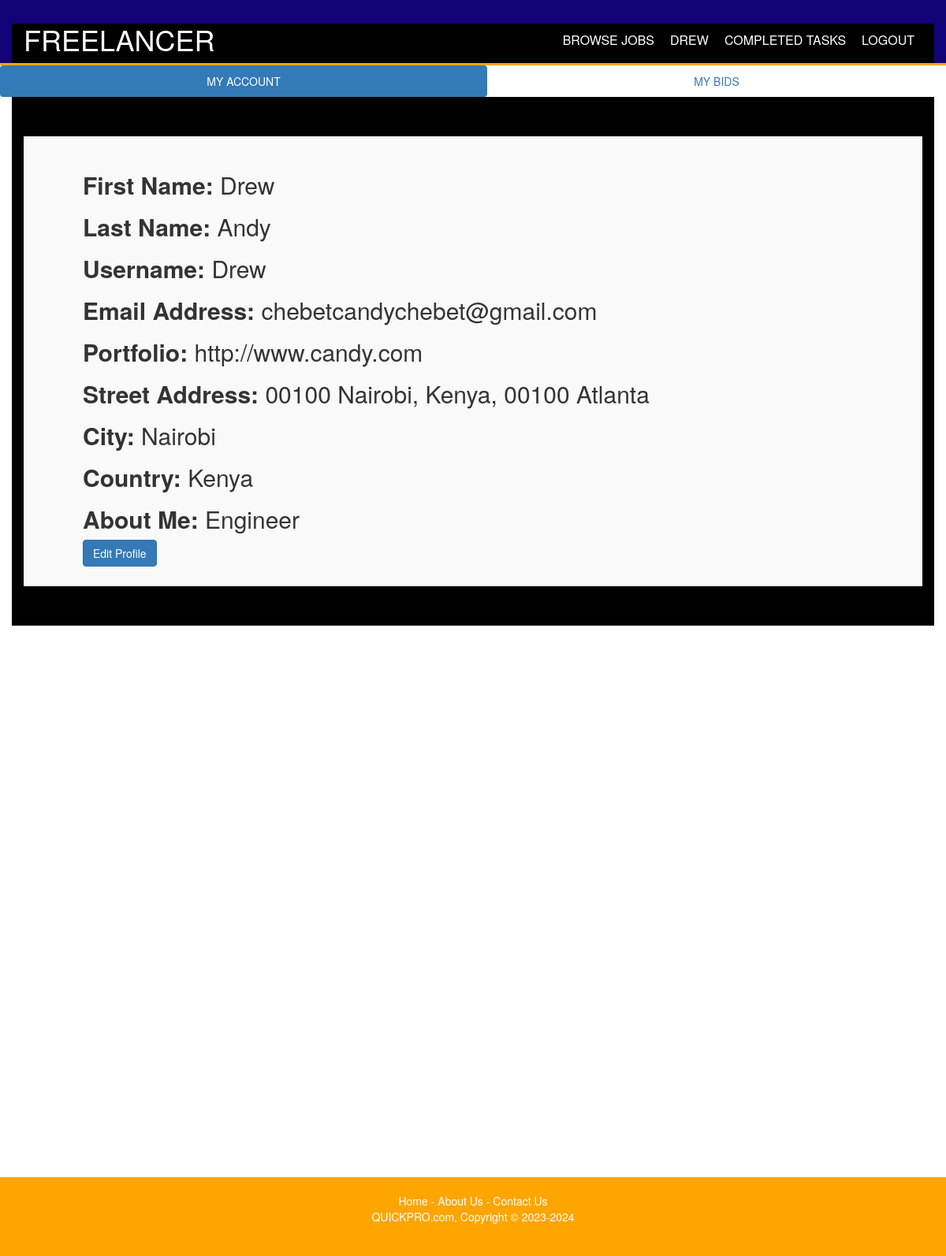
Screenshot of /freelancer/profile/52/ (signed in) with the database file from the repository.
### accounts/models.py (models this page shows, shortened)
class ProfileFree(models.Model):
    user = models.OneToOneField(User, on_delete=models.CASCADE)
    freelancer = models.BooleanField(null=False, default=False)
    portfolio = models.URLField(max_length=200, null=True)
    address1 = models.CharField(max_length=500, null=True)
    address2 = models.CharField(max_length=500, null=True)
    city = models.CharField(max_length=200, default='Chittagong')
    country = models.CharField(max_length=200, default='Bangladesh')
    about = models.TextField(null=True)

### freelancer/views.py (the view)
# urls.py: path('profile/<int:user_id>/', views.profile, name='profile'),
@login_required
def profile(request, user_id):
    profile = get_object_or_404(User, pk=user_id)
    profile_free = ProfileFree.objects.get(user=profile)
    user = User.objects.all()
    name = request.user
    free_all = ProfileFree.objects.all()
    emp_all = ProfileEmp.objects.all()
    for emp in emp_all:
        if name == emp.user:
            emp_user = True
            break
        else:
            emp_user = False
    for free in free_all:
        if name == free.user:
            free_user = True
            break
        else:
            free_user = False
    all_jobs = This_Job.objects.all()
    all_bids = Bid.objects.all()
    context = {
        'name': name,
        'user': user,
        'free_user': free_user,
        'emp_user': emp_user,
        'emp_all': emp_all,
        'profile': profile,
        'profile_free': profile_free,
        'all_jobs': all_jobs,
        'all_bids': all_bids,
    }
    return render(request, 'freelancer/profile.html', context)

### freelancer/templates/freelancer/profile.html (shortened to what this page needs)
{% extends 'freelancer/base_profile.html' %}
{% block body %}
<ul class="nav nav-pills nav-justified">
  <li class="active"><a data-toggle="tab" href="#profile">MY ACCOUNT</a></li>
  <li><a data-toggle="tab" href="#bids">MY BIDS</a></li>
</ul>
<div class="tab-content">
  <div id="profile" class="tab-pane fade in active">
    <div class="container">
      <div id="contact">
        <h2 style="margin-left:50px; margin-right:50px;"><b>First Name: </b>{{ profile.first_name }}</h2>
        <h2 style="margin-left:50px; margin-right:50px;"><b>Last Name: </b>{{ profile.last_name }}</h2>
        <h2 style="margin-left:50px; margin-right:50px;"><b>Username: </b>{{ profile.username }}</h2>
        <h2 style="margin-left:50px; margin-right:50px;"><b>Email Address: </b>{{ profile.email }}</h2>
        <h2 style="margin-left:50px; margin-right:50px;"><b>Portfolio: </b>{{ profile_free.portfolio }}</h2>
        <h2 style="margin-left:50px; margin-right:50px;"><b>Street Address: </b>{{ profile_free.address1 }}, {{ profile_free.address2 }}</h2>
        <h2 style="margin-left:50px; margin-right:50px;"><b>City: </b>{{ profile_free.city }}</h2>
        <h2 style="margin-left:50px; margin-right:50px;"><b>Country: </b>{{ profile_free.country }}</h2>
        <h2 style="margin-left:50px; margin-right:50px;"><b>About Me: </b>{{ profile_free.about }}</h2>
        {% if name.is_authenticated and name == profile %}
          <a style="margin-left:50px; margin-right:50px;" href="{% url 'freelancer:edit_profile' profile.id %}" class="btn btn-primary" style="margin-bottom:5px;">Edit Profile</a>
        {% endif %}
      </div>
    </div>
  </div>
</div>
{% endblock %}

### freelancer/templates/freelancer/base_profile.html (shortened to what this page needs)
<!DOCTYPE html>
<html lang="en">
  <head>
    {% load static %}
    <link rel="stylesheet" type="text/css" href="{% static 'freelancer/css/style.css' %}"/>
    <link rel="stylesheet" type="text/css" href="{% static 'employee/css/contact_us_style.css' %}"/>
    <link rel="stylesheet" href="https://maxcdn.bootstrapcdn.com/bootstrap/3.3.6/css/bootstrap.min.css">
  </head>
  <body>
      <header>
        <div class="container">
          <div id="branding">
            <span class="highlight"><a href="/"><h1>FREELANCER</h1></a></span>
          </div>
          <nav>
            {% if name.is_authenticated and emp_user == True and free_user == False %}
              <ul>
                <li><a href="{% url 'employee:add_job' %}">Post a Job</a></li>
                <li><a href="{% url 'employee:profile' name.id %}">{{ name.username }}</a></li>
                <li><a href="{% url 'chats:chat' %}">Messages</a></li>
                <li><a href="{% url 'accounts:logout' %}">Logout</a></li>
              </ul>
            {% elif name.is_authenticated and free_user == True and emp_user == False %}
              <ul>
                <li><a href="{% url 'freelancer:f_home' %}">Browse Jobs</a></li>
                <li><a href="{% url 'freelancer:profile' name.id %}">{{ name.username }}</a></li>
                <li><a href="{% url 'completedtasks:upload' %}">Completed Tasks</a></li>
                <li><a href="{% url 'accounts:logout' %}">Logout</a></li>
              </ul>
            {% endif %}
          </nav>
        </div>
      </header>
      {% block body %}
      {% endblock %}
      <div id="container">
        <div id="main">
        </div>
      </div>
      <footer id="foot">
        <a style="text-decoration-line: none; color:white;" href="{% url 'appMarketplace:index' %}">Home</a> - <a  style="text-decoration-line: none; color:white;" href="{% url 'appMarketplace:about' %}">About Us</a> - <a style="text-decoration-line: none; color:white;" href="{% url 'appMarketplace:contact_us' %}">Contact Us</a>
        <p>QUICKPRO.com, Copyright &copy; 2023-2024</p>
      </footer>
  </body>
</html>

### freelancer/static/freelancer/css/style.css (style rules this page uses)
body { font-family: Arial, Helvetica, sans-serif; font-size: 15px; line-height: 1.5; padding: 0; margin: 0; background-color: #010940; }
html, body { height: 100%; }
#container { min-height: 100%; }
#main { overflow: auto; padding-bottom: 100px; padding-top: 70px; }
#foot { position: relative; height: 100px; margin-top: -100px; clear: both; }
.container { width: 80%; margin: auto; overflow: hidden; background-color: #000000; }
ul { margin: 0; padding: 0; }
header { background: #120278; color: white; padding-top: 30px; min-height: 10px; border-bottom: orange 3px solid; }
header a { color: white; text-decoration: none; text-transform: uppercase; font-size: 16px; }
header li { float: left; display: inline; padding: 0 10px 0 10px; }
header #branding { float: left; }
header #branding h1 { margin: 0; padding-bottom: 10px; }
header nav { float: right; margin-top: 10px; padding-bottom: 10px; }
header .highlight, header .current a { color: orange; font-weight: bold; }
footer { padding: 20px; margin-top: 20px; color: white; background-color: orange; text-align: center; }

### employee/static/employee/css/contact_us_style.css (style rules this page uses)
* { margin:0; padding:0; box-sizing:border-box; -webkit-box-sizing:border-box; -moz-box-sizing:border-box; -webkit-font-smoothing:antialiased; -moz-font-smoothing:antialiased; -o-font-smoothing:antialiased; text-rendering:optimizeLegibility; }
body { font-family:"Open Sans", Helvetica, Arial, sans-serif; font-weight:300; font-size: 12px; line-height:30px; color:#777; background:#0CF; }
.container { width:30%; margin:0 auto; position:relative; }
#contact { background:#F9F9F9; padding:25px; margin:50px 0; }

### rows the page displays
ProfileFree: portfolio "http://www.candy.com", address1 "00100 Nairobi, Kenya", address2 "00100 Atlanta", city "Nairobi", country "Kenya", about "Engineer"

### other values shown
{{ name.username }} "DREW"
{{ profile.first_name }} "Drew"
{{ profile.last_name }} "Andy"
{{ profile.username }} "Drew"
{{ profile.email }} "chebetcandychebet@gmail.com"
